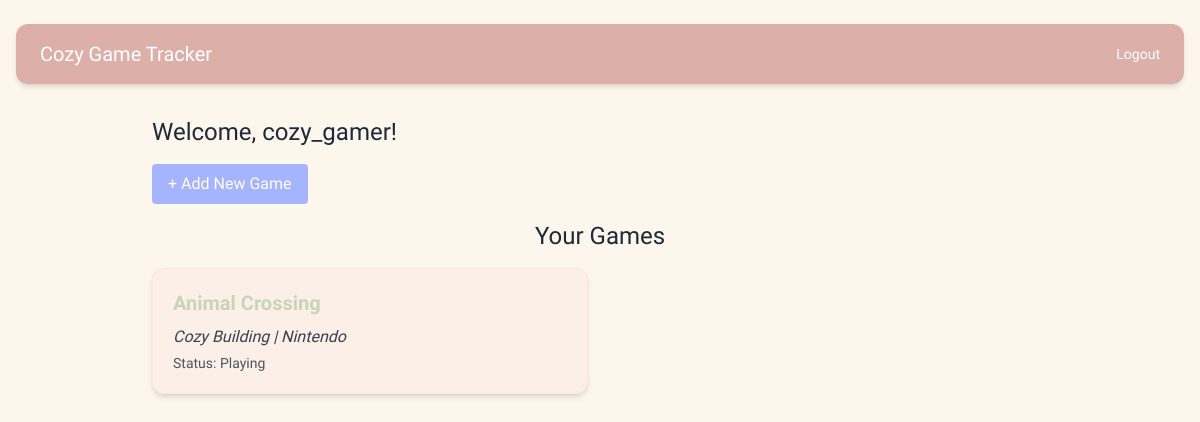
Page / (signed in) on the earlier database version.
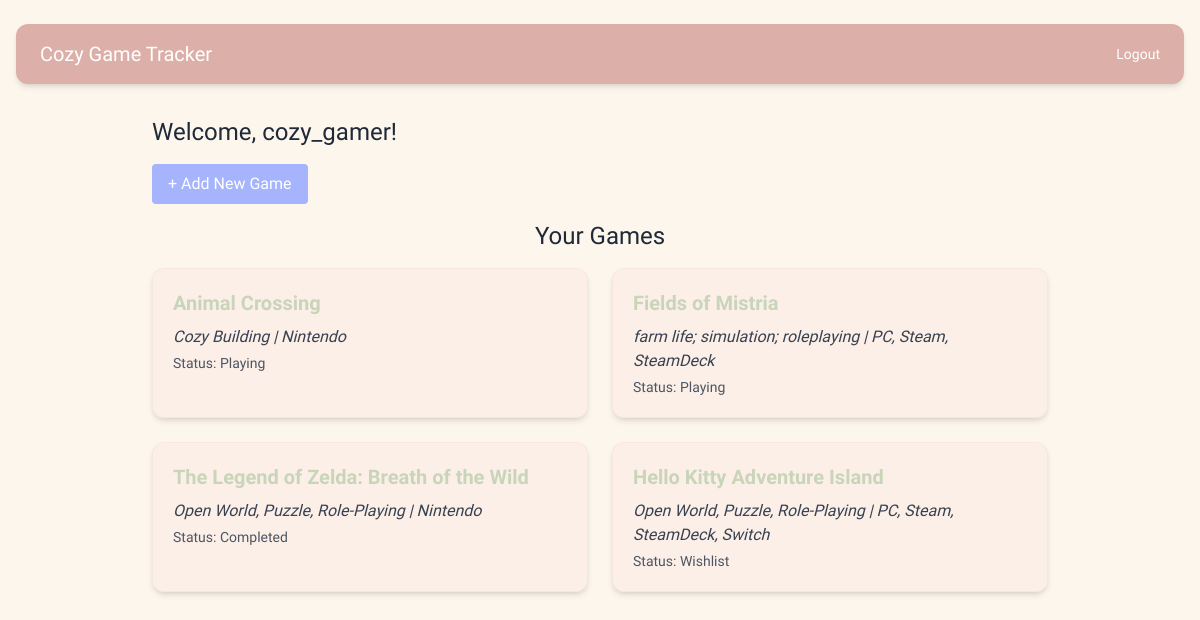
Same page on the later database version.
### app/models.py (models this page shows, shortened)
class User(UserMixin, db.Model):
    __tablename__ = "users"
    id = db.Column(db.Integer, primary_key=True)
    username = db.Column(db.String(80), nullable=False, unique=True)
    email = db.Column(db.String(120), nullable=False, unique=True)
    password_hash = db.Column(db.String(128), nullable=False)
    games = db.relationship('Game', back_populates='user', cascade="all, delete-orphan")
    gamelogs = db.relationship('GameLog', back_populates='user', cascade="all, delete-orphan")

class GameLog(db.Model):
    __tablename__ = "gamelogs"
    id = db.Column(db.Integer, primary_key=True)
    user_id = db.Column(db.Integer, db.ForeignKey('users.id'), nullable=False)
    game_id = db.Column(db.Integer, db.ForeignKey('games.id'), nullable=False)
    status = db.Column(db.String(20))
    notes = db.Column(db.Text)
    rating = db.Column(db.Integer)
    user = db.relationship('User', back_populates='gamelogs')
    game = db.relationship('Game', back_populates='gamelogs')

class Game(db.Model):
    __tablename__ = "games"
    id = db.Column(db.Integer, primary_key=True)
    title = db.Column(db.String(100), nullable=False)
    genre = db.Column(db.String(50))
    platform = db.Column(db.String(50))
    description = db.Column(db.Text)
    cozy_elements = db.Column(db.String(200))
    image_url = db.Column(db.String(255))
    gamelogs = db.relationship('GameLog', back_populates='game', cascade="all, delete-orphan")
    user_id = db.Column(db.Integer, db.ForeignKey('users.id'), nullable=False)
    user = db.relationship('User', back_populates='games')

### app/routes/main.py (the view)
@main_bp.route('/')
@login_required
def dashboard():
    gamelogs = GameLog.query.filter_by(user_id=current_user.id).all()
    print(f"Found {len(gamelogs)} gamelogs for user {current_user.username}")
    for g in gamelogs:
        print(g.game.title, g.status)
    all_logs = GameLog.query.all()
    print(f"Total gamelogs: {len(all_logs)}")
    user_logs = GameLog.query.filter_by(user_id=current_user.id).all()
    print(f"Gamelogs for user {current_user.username} ({current_user.id}): {len(user_logs)}")
    return render_template('dashboard.html', gamelogs=gamelogs)

### app.py (called while the page is built)
@login_manager.user_loader
def load_user(user_id):
    from app.models import User
    return User.query.get(int(user_id))

### app/templates/dashboard.html
{% extends "base.html" %}
{% block content %}
  <div class="max-w-4xl mx-auto mt-8">
    <h2 class="text-2xl font-cozy mb-4">Welcome, {{ current_user.username }}!</h2>
    <a href="{{ url_for('main.new_game') }}" class="inline-block mb-4 px-4 py-2 bg-indigo-300 text-white rounded hover:bg-indigo-400">
      + Add New Game
    </a>
    <h3 class="text-2xl font-cozy mb-4 text-center">Your Games</h3>
    {% if gamelogs %}
        <div class="grid grid-cols-1 md:grid-cols-2 gap-6">
            {% for log in gamelogs %}
            <div class="bg-blush/20 p-5 rounded-xl shadow-md border border-blush/40 hover:shadow-lg transition duration-200">
                <h4 class="text-xl font-bold text-sage mb-2">
                    <a href="{{ url_for('main.game_detail', id=log.game.id) }}" class="hover:underline hover:text-sage/90 transition">
                        {{ log.game.title }}
                    </a>
                </h4>
                <p class="text-gray-700 italic">{{ log.game.genre }} | {{ log.game.platform }}</p>
                <p class="text-sm text-gray-600 mt-1">Status: <span class="font-medium">{{ log.status }}</span></p>
            </div>
        {% endfor %}
    </div>
{% else %}
    <p class="text-center text-gray-500 mt-4">No games added yet!</p>
{% endif %}
  </div>
{% endblock %}

### app/templates/base.html (shortened to what this page needs)
<!DOCTYPE html>
<html lang="en">
<head>
    <script src="https://cdn.tailwindcss.com"></script>
</head>
<body class="bg-cream font-body text-gray-800 min-h-screen px-4 py-6">
    <nav class="bg-rose text-white py-4 px-6 rounded-xl mb-6 shadow-md flex justify-between items-center">
        <a href="{{ url_for('main.dashboard') }}" class="font-cozy text-xl">Cozy Game Tracker</a>
        <div class="space-x-4 text-sm">
            {% if current_user.is_authenticated %}
                <a href="{{ url_for('auth.logout') }}" class="hover:underline">Logout</a>
            {% else %}
                <a href="{{ url_for('auth.login') }}" class="hover:underline">Login</a>
                <a href="{{ url_for('auth.signup') }}" class="hover:underline">Signup</a>
            {% endif %}
        </div>
    </nav>
    {% block content %}{% endblock %}
</body>
</html>

Differences in the rows shown:
added GameLog: game "Fields of Mistria", game.genre "farm life; simulation; roleplaying", game.platform "PC, Steam, SteamDeck", status "Playing"
added GameLog: game "The Legend of Zelda: Breath of the Wild", game.genre "Open World, Puzzle, Role-Playing", game.platform "Nintendo", status "Completed"
added GameLog: game "Hello Kitty Adventure Island", game.genre "Open World, Puzzle, Role-Playing", game.platform "PC, Steam, SteamDeck, Switch", status "Wishlist"
